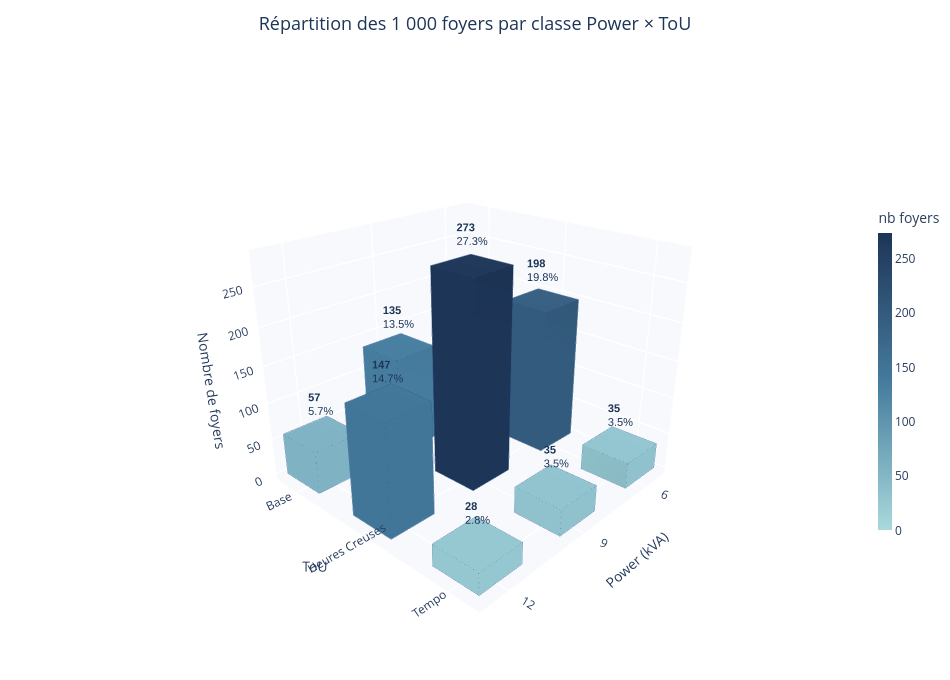

Notebook code cell kept with this figure:
### Markdown cell above
## Statistiques descriptives

### Code cell
# Répartition Power × ToU des N foyers séléectionnés 
sampled_ids = df_daily.index.get_level_values('household_id').unique()
counts = data.label_distribution(df_label.loc[sampled_ids])      
viz.plot_power_tou_3d(counts, total=len(sampled_ids)).show()
print(counts.rename(index=lambda p: f"{p} kVA",
                    columns={0: 'Base', 1: 'Heures Creuses', 2: 'Tempo'}))

### Figure 1 — Plotly figure (JSON) as saved in the notebook; plotly's stock layout.template omitted (floating-point values rounded to 4 significant figures; data arrays with more than 128 entries replaced by an {"elided": "..."} marker saying what was removed)
{"data": [{"color": "rgb(101, 154, 178)", "flatshading": true, "hoverinfo": "text", "i": [0, 0, 4, 4, 0, 0, 1, 1, 2, 2, 3, 3], "j": [1, 2, 5, 6, 1, 5, 2, 6, 3, 7, 0, 4], "k": [2, 3, 6, 7, 5, 4, 6, 5, 7, 6, 4, 7], "lighting": {"ambient": 0.65, "diffuse": 0.9, "fresnel": 0.1, "roughness": 0.45, "specular": 0.18}, "lightposition": {"x": 120, "y": 200, "z": 320}, "opacity": 1, "text": "Power 6 kVA · Base<br>92 foyers (9.2%)", "type": "mesh3d", "x": [-0.25, 0.25, 0.25, -0.25, -0.25, 0.25, 0.25, -0.25], "y": [-0.25, -0.25, 0.25, 0.25, -0.25, -0.25, 0.25, 0.25], "z": [0, 0, 0, 0, 92, 92, 92, 92]}, {"hoverinfo": "skip", "mode": "text", "showlegend": false, "text": ["<b>92</b><br>9.2%"], "textfont": {"color": "#1d3557", "family": "Arial", "size": 11}, "type": "scatter3d", "x": [0], "y": [0], "z": [102.9]}, {"color": "rgb(51, 91, 125)", "flatshading": true, "hoverinfo": "text", "i": [0, 0, 4, 4, 0, 0, 1, 1, 2, 2, 3, 3], "j": [1, 2, 5, 6, 1, 5, 2, 6, 3, 7, 0, 4], "k": [2, 3, 6, 7, 5, 4, 6, 5, 7, 6, 4, 7], "lighting": {"ambient": 0.65, "diffuse": 0.9, "fresnel": 0.1, "roughness": 0.45, "specular": 0.18}, "lightposition": {"x": 120, "y": 200, "z": 320}, "opacity": 1, "text": "Power 6 kVA · Heures Creuses<br>198 foyers (19.8%)", "type": "mesh3d", "x": [-0.25, 0.25, 0.25, -0.25, -0.25, 0.25, 0.25, -0.25], "y": [0.75, 0.75, 1.25, 1.25, 0.75, 0.75, 1.25, 1.25], "z": [0, 0, 0, 0, 198, 198, 198, 198]}, {"hoverinfo": "skip", "mode": "text", "showlegend": false, "text": ["<b>198</b><br>19.8%"], "textfont": {"color": "#1d3557", "family": "Arial", "size": 11}, "type": "scatter3d", "x": [0], "y": [1], "z": [208.9]}, {"color": "rgb(143, 194, 204)", "flatshading": true, "hoverinfo": "text", "i": [0, 0, 4, 4, 0, 0, 1, 1, 2, 2, 3, 3], "j": [1, 2, 5, 6, 1, 5, 2, 6, 3, 7, 0, 4], "k": [2, 3, 6, 7, 5, 4, 6, 5, 7, 6, 4, 7], "lighting": {"ambient": 0.65, "diffuse": 0.9, "fresnel": 0.1, "roughness": 0.45, "specular": 0.18}, "lightposition": {"x": 120, "y": 200, "z": 320}, "opacity": 1, "text": "Power 6 kVA · Tempo<br>35 foyers (3.5%)", "type": "mesh3d", "x": [-0.25, 0.25, 0.25, -0.25, -0.25, 0.25, 0.25, -0.25], "y": [1.75, 1.75, 2.25, 2.25, 1.75, 1.75, 2.25, 2.25], "z": [0, 0, 0, 0, 35, 35, 35, 35]}, {"hoverinfo": "skip", "mode": "text", "showlegend": false, "text": ["<b>35</b><br>3.5%"], "textfont": {"color": "#1d3557", "family": "Arial", "size": 11}, "type": "scatter3d", "x": [0], "y": [2], "z": [45.92]}, {"color": "rgb(70, 124, 158)", "flatshading": true, "hoverinfo": "text", "i": [0, 0, 4, 4, 0, 0, 1, 1, 2, 2, 3, 3], "j": [1, 2, 5, 6, 1, 5, 2, 6, 3, 7, 0, 4], "k": [2, 3, 6, 7, 5, 4, 6, 5, 7, 6, 4, 7], "lighting": {"ambient": 0.65, "diffuse": 0.9, "fresnel": 0.1, "roughness": 0.45, "specular": 0.18}, "lightposition": {"x": 120, "y": 200, "z": 320}, "opacity": 1, "text": "Power 9 kVA · Base<br>135 foyers (13.5%)", "type": "mesh3d", "x": [0.75, 1.25, 1.25, 0.75, 0.75, 1.25, 1.25, 0.75], "y": [-0.25, -0.25, 0.25, 0.25, -0.25, -0.25, 0.25, 0.25], "z": [0, 0, 0, 0, 135, 135, 135, 135]}, {"hoverinfo": "skip", "mode": "text", "showlegend": false, "text": ["<b>135</b><br>13.5%"], "textfont": {"color": "#1d3557", "family": "Arial", "size": 11}, "type": "scatter3d", "x": [1], "y": [0], "z": [145.9]}, {"color": "rgb(29, 53, 87)", "flatshading": true, "hoverinfo": "text", "i": [0, 0, 4, 4, 0, 0, 1, 1, 2, 2, 3, 3], "j": [1, 2, 5, 6, 1, 5, 2, 6, 3, 7, 0, 4], "k": [2, 3, 6, 7, 5, 4, 6, 5, 7, 6, 4, 7], "lighting": {"ambient": 0.65, "diffuse": 0.9, "fresnel": 0.1, "roughness": 0.45, "specular": 0.18}, "lightposition": {"x": 120, "y": 200, "z": 320}, "opacity": 1, "text": "Power 9 kVA · Heures Creuses<br>273 foyers (27.3%)", "type": "mesh3d", "x": [0.75, 1.25, 1.25, 0.75, 0.75, 1.25, 1.25, 0.75], "y": [0.75, 0.75, 1.25, 1.25, 0.75, 0.75, 1.25, 1.25], "z": [0, 0, 0, 0, 273, 273, 273, 273]}, {"hoverinfo": "skip", "mode": "text", "showlegend": false, "text": ["<b>273</b><br>27.3%"], "textfont": {"color": "#1d3557", "family": "Arial", "size": 11}, "type": "scatter3d", "x": [1], "y": [1], "z": [283.9]}, {"color": "rgb(143, 194, 204)", "flatshading": true, "hoverinfo": "text", "i": [0, 0, 4, 4, 0, 0, 1, 1, 2, 2, 3, 3], "j": [1, 2, 5, 6, 1, 5, 2, 6, 3, 7, 0, 4], "k": [2, 3, 6, 7, 5, 4, 6, 5, 7, 6, 4, 7], "lighting": {"ambient": 0.65, "diffuse": 0.9, "fresnel": 0.1, "roughness": 0.45, "specular": 0.18}, "lightposition": {"x": 120, "y": 200, "z": 320}, "opacity": 1, "text": "Power 9 kVA · Tempo<br>35 foyers (3.5%)", "type": "mesh3d", "x": [0.75, 1.25, 1.25, 0.75, 0.75, 1.25, 1.25, 0.75], "y": [1.75, 1.75, 2.25, 2.25, 1.75, 1.75, 2.25, 2.25], "z": [0, 0, 0, 0, 35, 35, 35, 35]}, {"hoverinfo": "skip", "mode": "text", "showlegend": false, "text": ["<b>35</b><br>3.5%"], "textfont": {"color": "#1d3557", "family": "Arial", "size": 11}, "type": "scatter3d", "x": [1], "y": [2], "z": [45.92]}, {"color": "rgb(127, 178, 194)", "flatshading": true, "hoverinfo": "text", "i": [0, 0, 4, 4, 0, 0, 1, 1, 2, 2, 3, 3], "j": [1, 2, 5, 6, 1, 5, 2, 6, 3, 7, 0, 4], "k": [2, 3, 6, 7, 5, 4, 6, 5, 7, 6, 4, 7], "lighting": {"ambient": 0.65, "diffuse": 0.9, "fresnel": 0.1, "roughness": 0.45, "specular": 0.18}, "lightposition": {"x": 120, "y": 200, "z": 320}, "opacity": 1, "text": "Power 12 kVA · Base<br>57 foyers (5.7%)", "type": "mesh3d", "x": [1.75, 2.25, 2.25, 1.75, 1.75, 2.25, 2.25, 1.75], "y": [-0.25, -0.25, 0.25, 0.25, -0.25, -0.25, 0.25, 0.25], "z": [0, 0, 0, 0, 57, 57, 57, 57]}, {"hoverinfo": "skip", "mode": "text", "showlegend": false, "text": ["<b>57</b><br>5.7%"], "textfont": {"color": "#1d3557", "family": "Arial", "size": 11}, "type": "scatter3d", "x": [2], "y": [0], "z": [67.92]}, {"color": "rgb(66, 118, 152)", "flatshading": true, "hoverinfo": "text", "i": [0, 0, 4, 4, 0, 0, 1, 1, 2, 2, 3, 3], "j": [1, 2, 5, 6, 1, 5, 2, 6, 3, 7, 0, 4], "k": [2, 3, 6, 7, 5, 4, 6, 5, 7, 6, 4, 7], "lighting": {"ambient": 0.65, "diffuse": 0.9, "fresnel": 0.1, "roughness": 0.45, "specular": 0.18}, "lightposition": {"x": 120, "y": 200, "z": 320}, "opacity": 1, "text": "Power 12 kVA · Heures Creuses<br>147 foyers (14.7%)", "type": "mesh3d", "x": [1.75, 2.25, 2.25, 1.75, 1.75, 2.25, 2.25, 1.75], "y": [0.75, 0.75, 1.25, 1.25, 0.75, 0.75, 1.25, 1.25], "z": [0, 0, 0, 0, 147, 147, 147, 147]}, {"hoverinfo": "skip", "mode": "text", "showlegend": false, "text": ["<b>147</b><br>14.7%"], "textfont": {"color": "#1d3557", "family": "Arial", "size": 11}, "type": "scatter3d", "x": [2], "y": [1], "z": [157.9]}, {"color": "rgb(148, 199, 207)", "flatshading": true, "hoverinfo": "text", "i": [0, 0, 4, 4, 0, 0, 1, 1, 2, 2, 3, 3], "j": [1, 2, 5, 6, 1, 5, 2, 6, 3, 7, 0, 4], "k": [2, 3, 6, 7, 5, 4, 6, 5, 7, 6, 4, 7], "lighting": {"ambient": 0.65, "diffuse": 0.9, "fresnel": 0.1, "roughness": 0.45, "specular": 0.18}, "lightposition": {"x": 120, "y": 200, "z": 320}, "opacity": 1, "text": "Power 12 kVA · Tempo<br>28 foyers (2.8%)", "type": "mesh3d", "x": [1.75, 2.25, 2.25, 1.75, 1.75, 2.25, 2.25, 1.75], "y": [1.75, 1.75, 2.25, 2.25, 1.75, 1.75, 2.25, 2.25], "z": [0, 0, 0, 0, 28, 28, 28, 28]}, {"hoverinfo": "skip", "mode": "text", "showlegend": false, "text": ["<b>28</b><br>2.8%"], "textfont": {"color": "#1d3557", "family": "Arial", "size": 11}, "type": "scatter3d", "x": [2], "y": [2], "z": [38.92]}, {"hoverinfo": "skip", "line": {"color": "rgba(20,40,70,0.5)", "width": 2}, "mode": "lines", "showlegend": false, "type": "scatter3d", "x": {"elided": "225 float values"}, "y": {"elided": "225 float values"}, "z": {"elided": "225 int values"}}, {"hoverinfo": "skip", "marker": {"cmax": 273, "cmin": 0, "color": [136.5], "colorbar": {"len": 0.55, "thickness": 14, "title": {"text": "nb foyers"}, "x": 0.92, "y": 0.5}, "colorscale": [[0, "#a8dadc"], [0.5, "#457b9d"], [1, "#1d3557"]], "size": 0.1}, "mode": "markers", "showlegend": false, "type": "scatter3d", "x": [0], "y": [0], "z": [0]}], "layout": {"height": 680, "margin": {"b": 0, "l": 0, "r": 0, "t": 60}, "paper_bgcolor": "white", "scene": {"aspectmode": "manual", "aspectratio": {"x": 1, "y": 1, "z": 0.85}, "camera": {"eye": {"x": 1.7, "y": 1.6, "z": 1.05}}, "xaxis": {"backgroundcolor": "rgba(247,249,252,1)", "gridcolor": "rgba(180,190,205,0.5)", "showspikes": false, "ticktext": ["6", "9", "12"], "tickvals": [0, 1, 2], "title": {"text": "Power (kVA)"}, "type": "linear", "zeroline": false}, "yaxis": {"backgroundcolor": "rgba(247,249,252,1)", "gridcolor": "rgba(180,190,205,0.5)", "showspikes": false, "ticktext": ["Base", "Heures Creuses", "Tempo"], "tickvals": [0, 1, 2], "title": {"text": "ToU"}, "type": "linear", "zeroline": false}, "zaxis": {"backgroundcolor": "rgba(247,249,252,1)", "gridcolor": "rgba(180,190,205,0.5)", "showspikes": false, "title": {"text": "Nombre de foyers"}, "type": "linear", "zeroline": false}}, "showlegend": false, "title": {"font": {"color": "#1d3557", "size": 18}, "text": "Répartition des 1 000 foyers par classe Power × ToU", "x": 0.5}, "width": 950}}
